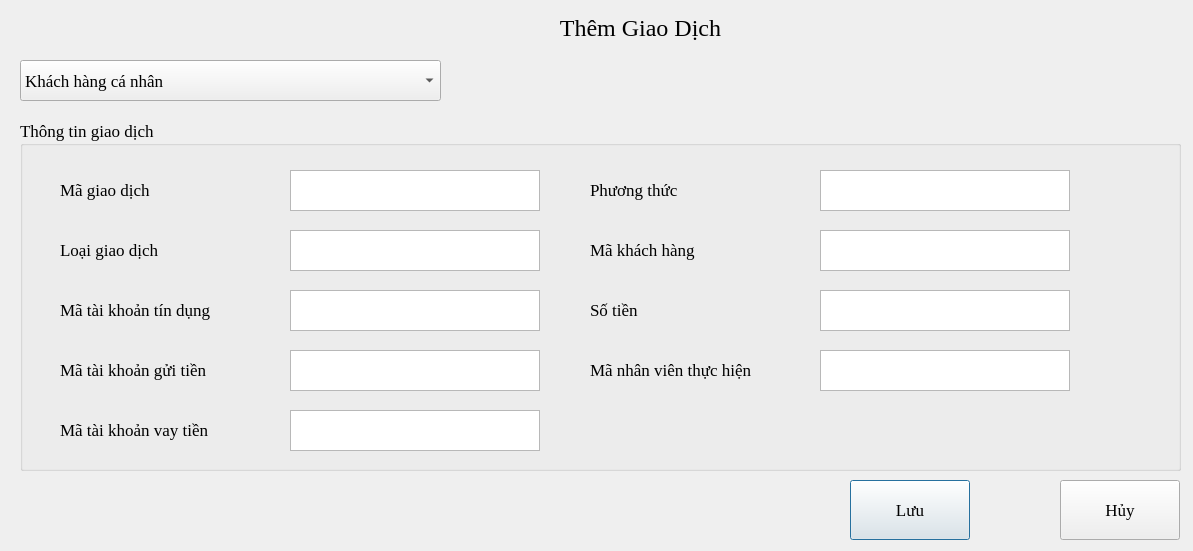
<?xml version="1.0" encoding="UTF-8"?>
<ui version="4.0">
 <class>Dialog</class>
 <widget class="QDialog" name="Dialog">
  <property name="geometry">
   <rect>
    <x>0</x>
    <y>0</y>
    <width>1193</width>
    <height>551</height>
   </rect>
  </property>
  <property name="font">
   <font>
    <family>Times New Roman</family>
    <pointsize>16</pointsize>
   </font>
  </property>
  <property name="windowTitle">
   <string>Dialog</string>
  </property>
  <widget class="QPushButton" name="pushButton">
   <property name="geometry">
    <rect>
     <x>850</x>
     <y>480</y>
     <width>120</width>
     <height>60</height>
    </rect>
   </property>
   <property name="font">
    <font>
     <family>Times New Roman</family>
     <pointsize>13</pointsize>
    </font>
   </property>
   <property name="text">
    <string>Lưu</string>
   </property>
  </widget>
  <widget class="QLabel" name="label_5">
   <property name="geometry">
    <rect>
     <x>500</x>
     <y>10</y>
     <width>281</width>
     <height>36</height>
    </rect>
   </property>
   <property name="font">
    <font>
     <family>Times New Roman</family>
     <pointsize>18</pointsize>
    </font>
   </property>
   <property name="text">
    <string>Thêm Giao Dịch</string>
   </property>
   <property name="alignment">
    <set>Qt::AlignCenter</set>
   </property>
  </widget>
  <widget class="QPushButton" name="pushButton_2">
   <property name="geometry">
    <rect>
     <x>1060</x>
     <y>480</y>
     <width>120</width>
     <height>60</height>
    </rect>
   </property>
   <property name="font">
    <font>
     <family>Times New Roman</family>
     <pointsize>13</pointsize>
    </font>
   </property>
   <property name="text">
    <string>Hủy</string>
   </property>
  </widget>
  <widget class="QComboBox" name="comboBox">
   <property name="geometry">
    <rect>
     <x>20</x>
     <y>60</y>
     <width>421</width>
     <height>41</height>
    </rect>
   </property>
   <property name="font">
    <font>
     <family>Times New Roman</family>
     <pointsize>13</pointsize>
    </font>
   </property>
   <item>
    <property name="text">
     <string>Khách hàng cá nhân</string>
    </property>
   </item>
   <item>
    <property name="text">
     <string>Khách hàng tổ chức/doanh nghiệp</string>
    </property>
   </item>
  </widget>
  <widget class="QGroupBox" name="groupBox">
   <property name="geometry">
    <rect>
     <x>20</x>
     <y>120</y>
     <width>1161</width>
     <height>351</height>
    </rect>
   </property>
   <property name="font">
    <font>
     <family>Times New Roman</family>
     <pointsize>13</pointsize>
    </font>
   </property>
   <property name="title">
    <string>Thông tin giao dịch</string>
   </property>
   <widget class="QTextEdit" name="textEdit_9">
    <property name="geometry">
     <rect>
      <x>800</x>
      <y>230</y>
      <width>250</width>
      <height>41</height>
     </rect>
    </property>
    <property name="font">
     <font>
      <family>Times New Roman</family>
      <pointsize>13</pointsize>
     </font>
    </property>
   </widget>
   <widget class="QTextEdit" name="textEdit_5">
    <property name="geometry">
     <rect>
      <x>270</x>
      <y>290</y>
      <width>250</width>
      <height>41</height>
     </rect>
    </property>
    <property name="font">
     <font>
      <family>Times New Roman</family>
      <pointsize>13</pointsize>
     </font>
    </property>
   </widget>
   <widget class="QLabel" name="label_11">
    <property name="geometry">
     <rect>
      <x>40</x>
      <y>230</y>
      <width>261</width>
      <height>40</height>
     </rect>
    </property>
    <property name="font">
     <font>
      <family>Times New Roman</family>
      <pointsize>13</pointsize>
     </font>
    </property>
    <property name="text">
     <string>Mã tài khoản gửi tiền</string>
    </property>
   </widget>
   <widget class="QTextEdit" name="textEdit_2">
    <property name="geometry">
     <rect>
      <x>270</x>
      <y>110</y>
      <width>250</width>
      <height>41</height>
     </rect>
    </property>
    <property name="font">
     <font>
      <family>Times New Roman</family>
      <pointsize>13</pointsize>
     </font>
    </property>
   </widget>
   <widget class="QLabel" name="label_3">
    <property name="geometry">
     <rect>
      <x>40</x>
      <y>170</y>
      <width>261</width>
      <height>40</height>
     </rect>
    </property>
    <property name="font">
     <font>
      <family>Times New Roman</family>
      <pointsize>13</pointsize>
     </font>
    </property>
    <property name="text">
     <string>Mã tài khoản tín dụng</string>
    </property>
   </widget>
   <widget class="QTextEdit" name="textEdit_6">
    <property name="geometry">
     <rect>
      <x>800</x>
      <y>50</y>
      <width>250</width>
      <height>41</height>
     </rect>
    </property>
    <property name="font">
     <font>
      <family>Times New Roman</family>
      <pointsize>13</pointsize>
     </font>
    </property>
   </widget>
   <widget class="QLabel" name="label_8">
    <property name="geometry">
     <rect>
      <x>570</x>
      <y>110</y>
      <width>271</width>
      <height>40</height>
     </rect>
    </property>
    <property name="font">
     <font>
      <family>Times New Roman</family>
      <pointsize>13</pointsize>
     </font>
    </property>
    <property name="text">
     <string>Mã khách hàng</string>
    </property>
   </widget>
   <widget class="QLabel" name="label_6">
    <property name="geometry">
     <rect>
      <x>570</x>
      <y>50</y>
      <width>200</width>
      <height>40</height>
     </rect>
    </property>
    <property name="font">
     <font>
      <family>Times New Roman</family>
      <pointsize>13</pointsize>
     </font>
    </property>
    <property name="text">
     <string>Phương thức</string>
    </property>
   </widget>
   <widget class="QTextEdit" name="textEdit_3">
    <property name="geometry">
     <rect>
      <x>270</x>
      <y>170</y>
      <width>250</width>
      <height>41</height>
     </rect>
    </property>
    <property name="font">
     <font>
      <family>Times New Roman</family>
      <pointsize>13</pointsize>
     </font>
    </property>
   </widget>
   <widget class="QLabel" name="label_10">
    <property name="geometry">
     <rect>
      <x>570</x>
      <y>230</y>
      <width>261</width>
      <height>40</height>
     </rect>
    </property>
    <property name="font">
     <font>
      <family>Times New Roman</family>
      <pointsize>13</pointsize>
     </font>
    </property>
    <property name="text">
     <string>Mã nhân viên thực hiện</string>
    </property>
   </widget>
   <widget class="QLabel" name="label_4">
    <property name="geometry">
     <rect>
      <x>40</x>
      <y>110</y>
      <width>200</width>
      <height>40</height>
     </rect>
    </property>
    <property name="font">
     <font>
      <family>Times New Roman</family>
      <pointsize>13</pointsize>
     </font>
    </property>
    <property name="text">
     <string>Loại giao dịch</string>
    </property>
   </widget>
   <widget class="QLabel" name="label_7">
    <property name="geometry">
     <rect>
      <x>570</x>
      <y>170</y>
      <width>261</width>
      <height>40</height>
     </rect>
    </property>
    <property name="font">
     <font>
      <family>Times New Roman</family>
      <pointsize>13</pointsize>
     </font>
    </property>
    <property name="text">
     <string>Số tiền</string>
    </property>
   </widget>
   <widget class="QLabel" name="label">
    <property name="geometry">
     <rect>
      <x>40</x>
      <y>50</y>
      <width>200</width>
      <height>40</height>
     </rect>
    </property>
    <property name="font">
     <font>
      <family>Times New Roman</family>
      <pointsize>13</pointsize>
     </font>
    </property>
    <property name="text">
     <string>Mã giao dịch</string>
    </property>
   </widget>
   <widget class="QTextEdit" name="textEdit_8">
    <property name="geometry">
     <rect>
      <x>800</x>
      <y>170</y>
      <width>250</width>
      <height>41</height>
     </rect>
    </property>
    <property name="font">
     <font>
      <family>Times New Roman</family>
      <pointsize>13</pointsize>
     </font>
    </property>
   </widget>
   <widget class="QTextEdit" name="textEdit_7">
    <property name="geometry">
     <rect>
      <x>800</x>
      <y>110</y>
      <width>250</width>
      <height>41</height>
     </rect>
    </property>
    <property name="font">
     <font>
      <family>Times New Roman</family>
      <pointsize>13</pointsize>
     </font>
    </property>
   </widget>
   <widget class="QTextEdit" name="textEdit_4">
    <property name="geometry">
     <rect>
      <x>270</x>
      <y>230</y>
      <width>250</width>
      <height>41</height>
     </rect>
    </property>
    <property name="font">
     <font>
      <family>Times New Roman</family>
      <pointsize>13</pointsize>
     </font>
    </property>
   </widget>
   <widget class="QTextEdit" name="textEdit">
    <property name="geometry">
     <rect>
      <x>270</x>
      <y>50</y>
      <width>250</width>
      <height>41</height>
     </rect>
    </property>
    <property name="font">
     <font>
      <family>Times New Roman</family>
      <pointsize>13</pointsize>
     </font>
    </property>
   </widget>
   <widget class="QLabel" name="label_9">
    <property name="geometry">
     <rect>
      <x>40</x>
      <y>290</y>
      <width>200</width>
      <height>40</height>
     </rect>
    </property>
    <property name="font">
     <font>
      <family>Times New Roman</family>
      <pointsize>13</pointsize>
     </font>
    </property>
    <property name="text">
     <string>Mã tài khoản vay tiền</string>
    </property>
   </widget>
  </widget>
 </widget>
 <resources/>
 <connections/>
</ui>
